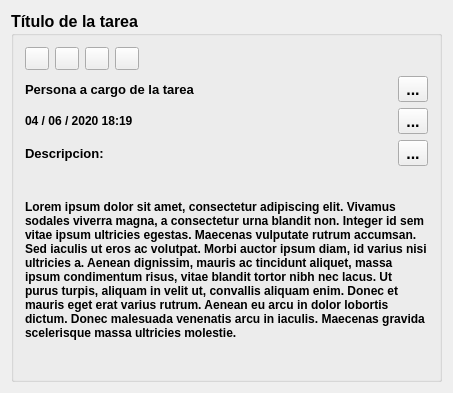
<?xml version="1.0" encoding="UTF-8"?>
<ui version="4.0">
 <class>QTaskWidget</class>
 <widget class="QWidget" name="QTaskWidget">
  <property name="geometry">
   <rect>
    <x>0</x>
    <y>0</y>
    <width>453</width>
    <height>393</height>
   </rect>
  </property>
  <property name="maximumSize">
   <size>
    <width>16777215</width>
    <height>16777215</height>
   </size>
  </property>
  <property name="windowTitle">
   <string>QTaskWidget</string>
  </property>
  <property name="styleSheet">
   <string notr="true"/>
  </property>
  <layout class="QGridLayout" name="gridLayout">
   <item row="0" column="0">
    <widget class="QGroupBox" name="groupBox">
     <property name="font">
      <font>
       <pointsize>12</pointsize>
       <weight>75</weight>
       <bold>true</bold>
      </font>
     </property>
     <property name="cursor">
      <cursorShape>ArrowCursor</cursorShape>
     </property>
     <property name="title">
      <string>Título de la tarea</string>
     </property>
     <property name="flat">
      <bool>false</bool>
     </property>
     <property name="checkable">
      <bool>false</bool>
     </property>
     <layout class="QGridLayout" name="gridLayout_2">
      <item row="0" column="0">
       <widget class="QToolButton" name="toolButton">
        <property name="text">
         <string/>
        </property>
        <property name="icon">
         <iconset resource="TaskManagerEditor.qrc">
          <normaloff>:/TaskManagerEditor/Modify.png</normaloff>:/TaskManagerEditor/Modify.png</iconset>
        </property>
       </widget>
      </item>
      <item row="0" column="1">
       <widget class="QToolButton" name="toolButton_2">
        <property name="text">
         <string/>
        </property>
        <property name="icon">
         <iconset resource="TaskManagerEditor.qrc">
          <normaloff>:/TaskManagerEditor/Go.png</normaloff>:/TaskManagerEditor/Go.png</iconset>
        </property>
       </widget>
      </item>
      <item row="0" column="2">
       <widget class="QToolButton" name="toolButton_6">
        <property name="text">
         <string/>
        </property>
        <property name="icon">
         <iconset resource="TaskManagerEditor.qrc">
          <normaloff>:/TaskManagerEditor/Lightning.png</normaloff>:/TaskManagerEditor/Lightning.png</iconset>
        </property>
       </widget>
      </item>
      <item row="0" column="3">
       <widget class="QToolButton" name="toolButton_7">
        <property name="text">
         <string/>
        </property>
        <property name="icon">
         <iconset resource="TaskManagerEditor.qrc">
          <normaloff>:/TaskManagerEditor/Delete.png</normaloff>:/TaskManagerEditor/Delete.png</iconset>
        </property>
       </widget>
      </item>
      <item row="0" column="4" colspan="2">
       <widget class="QLabel" name="label">
        <property name="text">
         <string/>
        </property>
       </widget>
      </item>
      <item row="1" column="0" colspan="5">
       <widget class="QLabel" name="label_2">
        <property name="font">
         <font>
          <pointsize>10</pointsize>
         </font>
        </property>
        <property name="text">
         <string>Persona a cargo de la tarea</string>
        </property>
       </widget>
      </item>
      <item row="1" column="5">
       <widget class="QToolButton" name="toolButton_3">
        <property name="text">
         <string>...</string>
        </property>
        <property name="icon">
         <iconset resource="TaskManagerEditor.qrc">
          <normaloff>:/TaskManagerEditor/Modify.png</normaloff>:/TaskManagerEditor/Modify.png</iconset>
        </property>
       </widget>
      </item>
      <item row="2" column="0" colspan="4">
       <widget class="QLabel" name="label_3">
        <property name="font">
         <font>
          <pointsize>9</pointsize>
         </font>
        </property>
        <property name="styleSheet">
         <string notr="true"/>
        </property>
        <property name="text">
         <string>04 / 06 / 2020 18:19</string>
        </property>
       </widget>
      </item>
      <item row="2" column="5">
       <widget class="QToolButton" name="toolButton_4">
        <property name="text">
         <string>...</string>
        </property>
        <property name="icon">
         <iconset resource="TaskManagerEditor.qrc">
          <normaloff>:/TaskManagerEditor/Modify.png</normaloff>:/TaskManagerEditor/Modify.png</iconset>
        </property>
       </widget>
      </item>
      <item row="3" column="0" colspan="3">
       <widget class="QLabel" name="label_5">
        <property name="font">
         <font>
          <pointsize>10</pointsize>
          <weight>75</weight>
          <bold>true</bold>
         </font>
        </property>
        <property name="styleSheet">
         <string notr="true"/>
        </property>
        <property name="text">
         <string>Descripcion:</string>
        </property>
       </widget>
      </item>
      <item row="3" column="5">
       <widget class="QToolButton" name="toolButton_5">
        <property name="text">
         <string>...</string>
        </property>
        <property name="icon">
         <iconset resource="TaskManagerEditor.qrc">
          <normaloff>:/TaskManagerEditor/Modify.png</normaloff>:/TaskManagerEditor/Modify.png</iconset>
        </property>
       </widget>
      </item>
      <item row="4" column="0" colspan="6">
       <widget class="QLabel" name="label_4">
        <property name="font">
         <font>
          <pointsize>9</pointsize>
         </font>
        </property>
        <property name="text">
         <string>Lorem ipsum dolor sit amet, consectetur adipiscing elit. Vivamus sodales viverra magna, a consectetur urna blandit non. Integer id sem vitae ipsum ultricies egestas. Maecenas vulputate rutrum accumsan. Sed iaculis ut eros ac volutpat. Morbi auctor ipsum diam, id varius nisi ultricies a. Aenean dignissim, mauris ac tincidunt aliquet, massa ipsum condimentum risus, vitae blandit tortor nibh nec lacus. Ut purus turpis, aliquam in velit ut, convallis aliquam enim. Donec et mauris eget erat varius rutrum. Aenean eu arcu in dolor lobortis dictum. Donec malesuada venenatis arcu in iaculis. Maecenas gravida scelerisque massa ultricies molestie.</string>
        </property>
        <property name="textFormat">
         <enum>Qt::AutoText</enum>
        </property>
        <property name="wordWrap">
         <bool>true</bool>
        </property>
       </widget>
      </item>
     </layout>
    </widget>
   </item>
  </layout>
 </widget>
 <layoutdefault spacing="6" margin="11"/>
 <resources>
  <include location="TaskManagerEditor.qrc"/>
 </resources>
 <connections/>
</ui>
